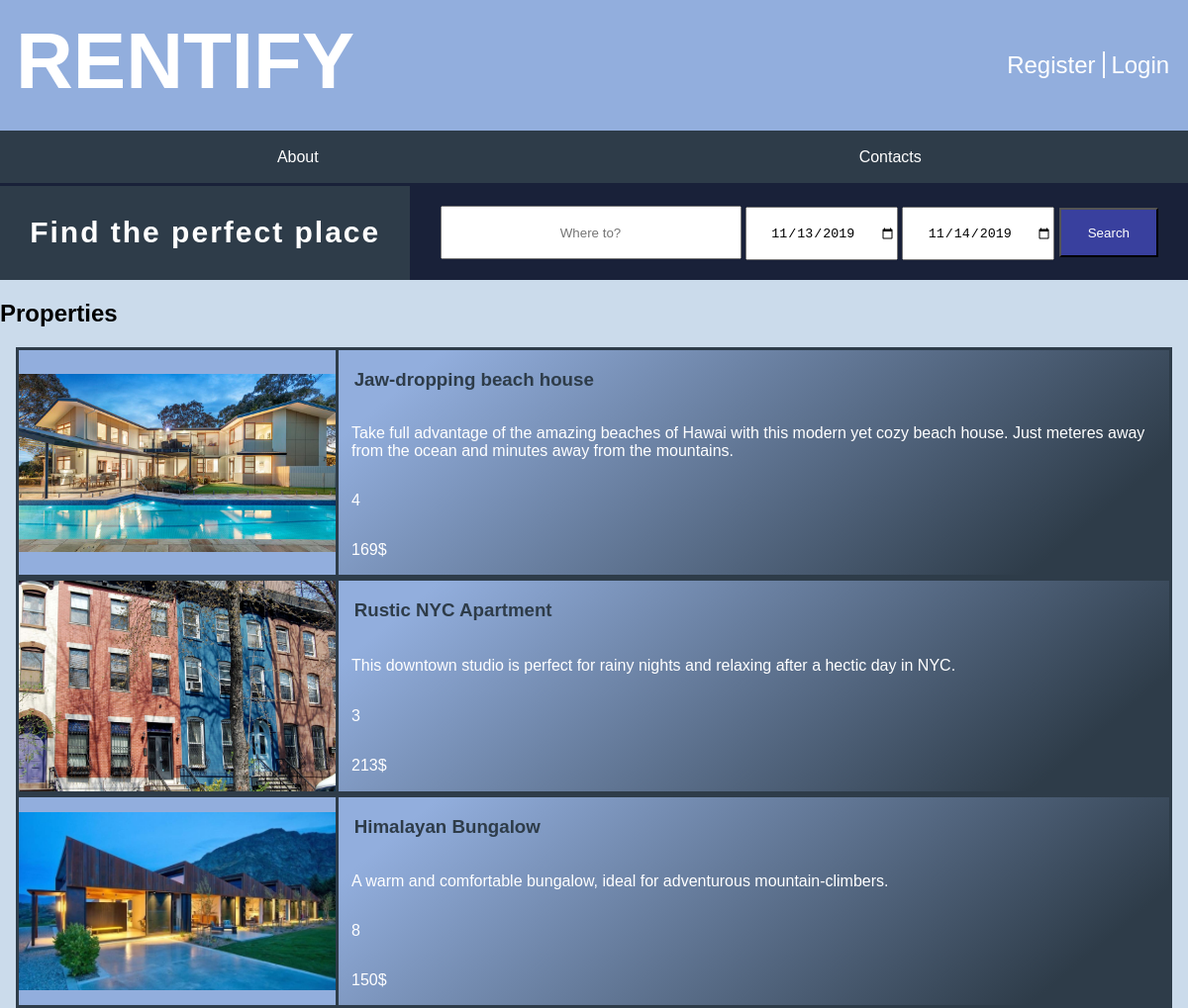
Screenshot of /pages/search_page.php with the database file from the repository.
### tables this page shows
CREATE TABLE PropertyImage(
    property_id INTEGER REFERENCES Property(id),
    image_name TEXT NOT NULL,
    PRIMARY KEY(property_id, image_name)
);

CREATE TABLE Property(
    id INTEGER PRIMARY KEY AUTOINCREMENT,
    owner_username TEXT REFERENCES User(username) ON DELETE CASCADE ON UPDATE CASCADE,
    title TEXT NOT NULL,
    price_per_day REAL NOT NULL,
    location TEXT NOT NULL,
    description TEXT NOT NULL,
    sleeps INTEGER NOT NULL,
    CONSTRAINT minimum_sleeps CHECK (sleeps > 0)
);

### database/property.php (called while the page is built, shortened)
<?php
    include_once "../database/connection.php";
    function getPropertyByLocation($location){
        global $db;
		$stmt = $db->prepare('
			SELECT Property.*, PropertyImage.image_name as image
			FROM Property
			JOIN PropertyImage
            ON Property.id = PropertyImage.property_id'
        );
        $stmt->execute();
        $articles = $stmt->fetchAll();
        $pattern = '/\b'.$location.'\b/i';
        $matches = [];
        $index = 0;
        foreach($articles as $article) {
            if (preg_match($pattern, $article['location'])) {
                $matches[$index] = $article;
                $index++;
            }
        }
		return $matches;
    }
?>

### pages/search_page.php (the view, shortened to what this page needs)
<?php
    include_once "../database/connection.php";
    include_once "../database/property.php";
    include_once "../templates/tpl_common.php";
    $location = $_POST['location'];
    document_main_part();
?>
    <link rel="stylesheet" type="text/css" href="../css/search_page.css">
    <link rel="stylesheet" type="text/css" href="../css/search_bar.css">
    <link rel="stylesheet" type="text/css" href="../css/properties_list.css">
</head>
<body>
    <?php draw_body_header(); ?>
    <?php draw_body_menu(); ?>
    <section id="search_bar">
        <h1>Find the perfect place</h1>
        <?php draw_search_bar(); ?>
    </section>
    <section id="properties">
        <h2>Properties</h2>
        <?php
        $articles = getPropertyByLocation($location);
        if(count($articles) == 0){
        ?>
        <article id="not_found">
            <img src="../images/search.png" alt="Not found"/>
            <p>No results were found for the specified search.</p>
        </article>
        <?php
        }
        else{
        foreach($articles as $propertyArticle){
        ?>
        <a href="property_page.php?property=<?=$propertyArticle['id']?>">
            <article id="property">
                <div id="image">
                    <img src="../images/<?=$propertyArticle['image'] ?>" alt="<?=$propertyArticle['image']?>"/>
                </div>
                <h3 id="property_name"><?=$propertyArticle['title']?></h3>
                <p id="description"><?=$propertyArticle['description']?></p>
                <p id="price"><?=$propertyArticle['price_per_day']?>$</p>
                <p id="sleeps"><?=$propertyArticle['sleeps']?></p>
            </article>
        </a>
        <?php }
        }
        ?>
    </section>
</body>
</html>

### templates/tpl_common.php (shortened to what this page needs)
<?php
function draw_body_header(){
?>
    <header>
        <h1><a href="index.php"> RENTIFY </a></h1>
        <div id="signup">
            <a href="register.php">Register</a>
            <a href="login.php">Login</a>
        </div>
    </header>
<?php
}
?>
<?php
function draw_body_menu(){
?>
    <nav id="menu">
        <ul>
            <li><a href="../pages/about.php">About</a></li>
            <li><a href="#">Contacts</a></li>
        </ul>
    </nav>
<?php
}
function draw_search_bar(){
?>
    <form id="search_form" action="search_page.php" method="post">
        <div class="search_box">
            <input class="location" name="location" type="text" placeholder="Where to?"/>
            <input class="date" name="start_date" type="date" value="2019-11-13" min="2019-11-13">
            <input class="date" name="end_date" type="date" value="2019-11-14" min="2019-11-14">
            <button class="search_button" type="submit">Search</button>
        </div>
    </form>
<?php
}
function document_main_part(){
?>
<!DOCTYPE html>
<html lang="en">
    <head>
        <link href="../css/layout.css" rel="stylesheet">
        <link href="../css/style.css" rel="stylesheet">
<?php
}
?>

### css/layout.css (style rules this page uses)
body { background-color: rgb(203, 219, 235); margin: 0; display: grid; grid-template-rows: [header] auto [nav] auto [properties] 1fr [footer] auto [end]; }
body > header { display: grid; grid-template-columns: 6fr 1fr; height: 100px; }
body > header h1 { grid-column: 1; }
body > header #signup { grid-column: 2; align-self: center; }

### css/style.css (style rules this page uses)
body > header { background-color: #92aedd; color: white; padding: 1em; }
body > header h1 { margin: 0; }
body > header a { color: white; text-decoration: none; }
#signup a:first-child { border-right: 2px solid white; padding-right: 0.3em; }
header h1 { font-size: 5em; font-family: 'Trebuchet MS', Helvetica, sans-serif; }
header #signup { font-size: 1.5em; font-family: 'Trebuchet MS', Helvetica, sans-serif; }
body { font-family: 'Trebuchet MS', Helvetica, sans-serif; }
#menu { font-family: "Helvetica"; }
#menu ul { display: flex; flex-direction: row; padding-left: 0%; }
#menu li { display: block; flex: 1; }
#menu { background-color: #2e3c49; padding: 0.1em; text-align: center; }
#menu a { color: white; text-decoration: none; }
#menu li { list-style-type: none; }

### css/search_page.css (style rules this page uses)
#search_bar { display: grid; background: #2e3c49; text-align: center; border-top: solid rgba(5, 6, 43, 0.5); }
#search_bar h1 { font-size: 30px; background: #2e3c49; padding: 1em; margin: 0%; grid-column: 1; }
#search_bar #search_form { grid-column: 2; }

### css/search_bar.css (style rules this page uses)
#search_bar h1 { color: #fff; letter-spacing: 2px; z-index: 2; }
.search_box .location, .search_box .date { height: 50px; padding: 0px; text-align: center; }
.search_box .location { width: 300px; }
.search_box .date { width: 150px; }
.search_box .search_button { height: 50px; width: 100px; background: #39409e; padding: 1em; color: #ffffff; }
.search_box { background-color: rgba(5, 6, 43, 0.5); padding: 20px 30px; }

### css/properties_list.css (style rules this page uses)
#properties #property { display: grid; border: solid #2e3c49; margin: 0em 1em 0em 1em; grid-template-columns: 20em auto; background: linear-gradient(140deg, #92aedd 30%, #2e3c49 90%); }
#properties a { text-decoration: none; }
#properties #property #image { background: #92aedd; width: 20em; border-right: solid #2e3c49; grid-column: 1; grid-row-start: 1; grid-row-end: 5; display:flex; align-items: center; }
#properties #property #image img { width: 20em; margin: auto; }
#properties #property #property_name { grid-column: 2; grid-row: 1; padding-left: 1em; color: #2e3c49; }
#properties #property #description { grid-column: 2; grid-row: 2; padding-left: 1em; color: white; }
#properties #property #sleeps { grid-column: 2; grid-row: 3; padding-left: 1em; color: white; }
#properties #property #price { grid-column: 2; grid-row: 4; padding-left: 1em; color: white; }

### rows the page displays
propertyimage: image_name (picture), property.title "Jaw-dropping beach house", property.description "Take full advantage of the amazing beaches of Hawai with this modern yet cozy beach house. Just meteres away from the ocean and minutes away from the mountains.", property.price_per_day "169", property.sleeps "4"
propertyimage: image_name (picture), property.title "Rustic NYC Apartment", property.description "This downtown studio is perfect for rainy nights and relaxing after a hectic day in NYC.", property.price_per_day "213", property.sleeps "3"
propertyimage: image_name (picture), property.title "Himalayan Bungalow", property.description "A warm and comfortable bungalow, ideal for adventurous mountain-climbers.", property.price_per_day "150", property.sleeps "8"
